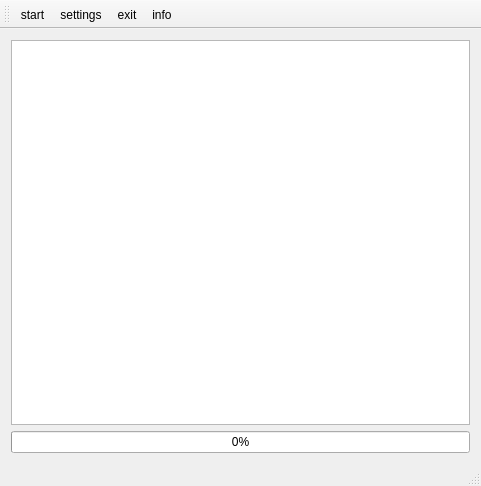
<?xml version="1.0" encoding="UTF-8"?>
<ui version="4.0">
 <class>MainWindow</class>
 <widget class="QMainWindow" name="MainWindow">
  <property name="geometry">
   <rect>
    <x>0</x>
    <y>0</y>
    <width>481</width>
    <height>486</height>
   </rect>
  </property>
  <property name="minimumSize">
   <size>
    <width>481</width>
    <height>486</height>
   </size>
  </property>
  <property name="windowTitle">
   <string>coex</string>
  </property>
  <property name="windowIcon">
   <iconset resource="resource/icons.qrc">
    <normaloff>:/prefix1/settings</normaloff>:/prefix1/settings</iconset>
  </property>
  <widget class="QWidget" name="centralWidget">
   <layout class="QVBoxLayout" name="verticalLayout">
    <item>
     <layout class="QGridLayout" name="gridLayout">
      <item row="0" column="0">
       <widget class="QTextEdit" name="coextext">
        <property name="font">
         <font>
          <pointsize>8</pointsize>
          <stylestrategy>PreferDefault</stylestrategy>
         </font>
        </property>
        <property name="autoFillBackground">
         <bool>false</bool>
        </property>
        <property name="autoFormatting">
         <set>QTextEdit::AutoNone</set>
        </property>
        <property name="tabChangesFocus">
         <bool>false</bool>
        </property>
        <property name="lineWrapMode">
         <enum>QTextEdit::WidgetWidth</enum>
        </property>
        <property name="readOnly">
         <bool>true</bool>
        </property>
        <property name="html">
         <string>&lt;!DOCTYPE HTML PUBLIC &quot;-//W3C//DTD HTML 4.0//EN&quot; &quot;http://www.w3.org/TR/REC-html40/strict.dtd&quot;&gt;
&lt;html&gt;&lt;head&gt;&lt;meta name=&quot;qrichtext&quot; content=&quot;1&quot; /&gt;&lt;style type=&quot;text/css&quot;&gt;
p, li { white-space: pre-wrap; }
&lt;/style&gt;&lt;/head&gt;&lt;body style=&quot; font-family:'Sans'; font-size:8pt; font-weight:400; font-style:normal;&quot;&gt;
&lt;p align=&quot;justify&quot; style=&quot;-qt-paragraph-type:empty; margin-top:0px; margin-bottom:0px; margin-left:0px; margin-right:0px; -qt-block-indent:0; text-indent:0px; font-size:10pt;&quot;&gt;&lt;br /&gt;&lt;/p&gt;&lt;/body&gt;&lt;/html&gt;</string>
        </property>
        <property name="textInteractionFlags">
         <set>Qt::NoTextInteraction</set>
        </property>
       </widget>
      </item>
     </layout>
    </item>
    <item>
     <layout class="QGridLayout" name="gridLayout_2">
      <item row="0" column="0">
       <widget class="QProgressBar" name="progressBar">
        <property name="value">
         <number>0</number>
        </property>
       </widget>
      </item>
     </layout>
    </item>
   </layout>
  </widget>
  <widget class="QStatusBar" name="statusBar">
   <property name="inputMethodHints">
    <set>Qt::ImhNone</set>
   </property>
  </widget>
  <widget class="QToolBar" name="toolBar">
   <property name="windowTitle">
    <string>toolBar</string>
   </property>
   <attribute name="toolBarArea">
    <enum>TopToolBarArea</enum>
   </attribute>
   <attribute name="toolBarBreak">
    <bool>false</bool>
   </attribute>
   <addaction name="actionStart"/>
   <addaction name="actionSettings"/>
   <addaction name="actionExit"/>
   <addaction name="actionInfo"/>
  </widget>
  <action name="actionStart">
   <property name="icon">
    <iconset resource="resource/icons.qrc">
     <normaloff>:/prefix1/run</normaloff>:/prefix1/run</iconset>
   </property>
   <property name="text">
    <string>start</string>
   </property>
   <property name="toolTip">
    <string>Запуск</string>
   </property>
   <property name="shortcut">
    <string>Ctrl+A</string>
   </property>
  </action>
  <action name="actionSettings">
   <property name="icon">
    <iconset resource="resource/icons.qrc">
     <normaloff>:/prefix1/settings</normaloff>:/prefix1/settings</iconset>
   </property>
   <property name="text">
    <string>settings</string>
   </property>
   <property name="toolTip">
    <string>Настройки</string>
   </property>
   <property name="shortcut">
    <string>Ctrl+S</string>
   </property>
   <property name="menuRole">
    <enum>QAction::PreferencesRole</enum>
   </property>
  </action>
  <action name="actionExit">
   <property name="icon">
    <iconset resource="resource/icons.qrc">
     <normaloff>:/prefix1/exit</normaloff>:/prefix1/exit</iconset>
   </property>
   <property name="text">
    <string>exit</string>
   </property>
   <property name="toolTip">
    <string>Выход</string>
   </property>
   <property name="shortcut">
    <string>Ctrl+D</string>
   </property>
  </action>
  <action name="actionInfo">
   <property name="checkable">
    <bool>false</bool>
   </property>
   <property name="enabled">
    <bool>true</bool>
   </property>
   <property name="icon">
    <iconset resource="resource/icons.qrc">
     <normaloff>:/prefix1/info</normaloff>:/prefix1/info</iconset>
   </property>
   <property name="text">
    <string>info</string>
   </property>
   <property name="toolTip">
    <string>Информация</string>
   </property>
   <property name="shortcut">
    <string>Ctrl+F</string>
   </property>
  </action>
 </widget>
 <layoutdefault spacing="6" margin="11"/>
 <resources>
  <include location="resource/icons.qrc"/>
 </resources>
 <connections/>
</ui>
